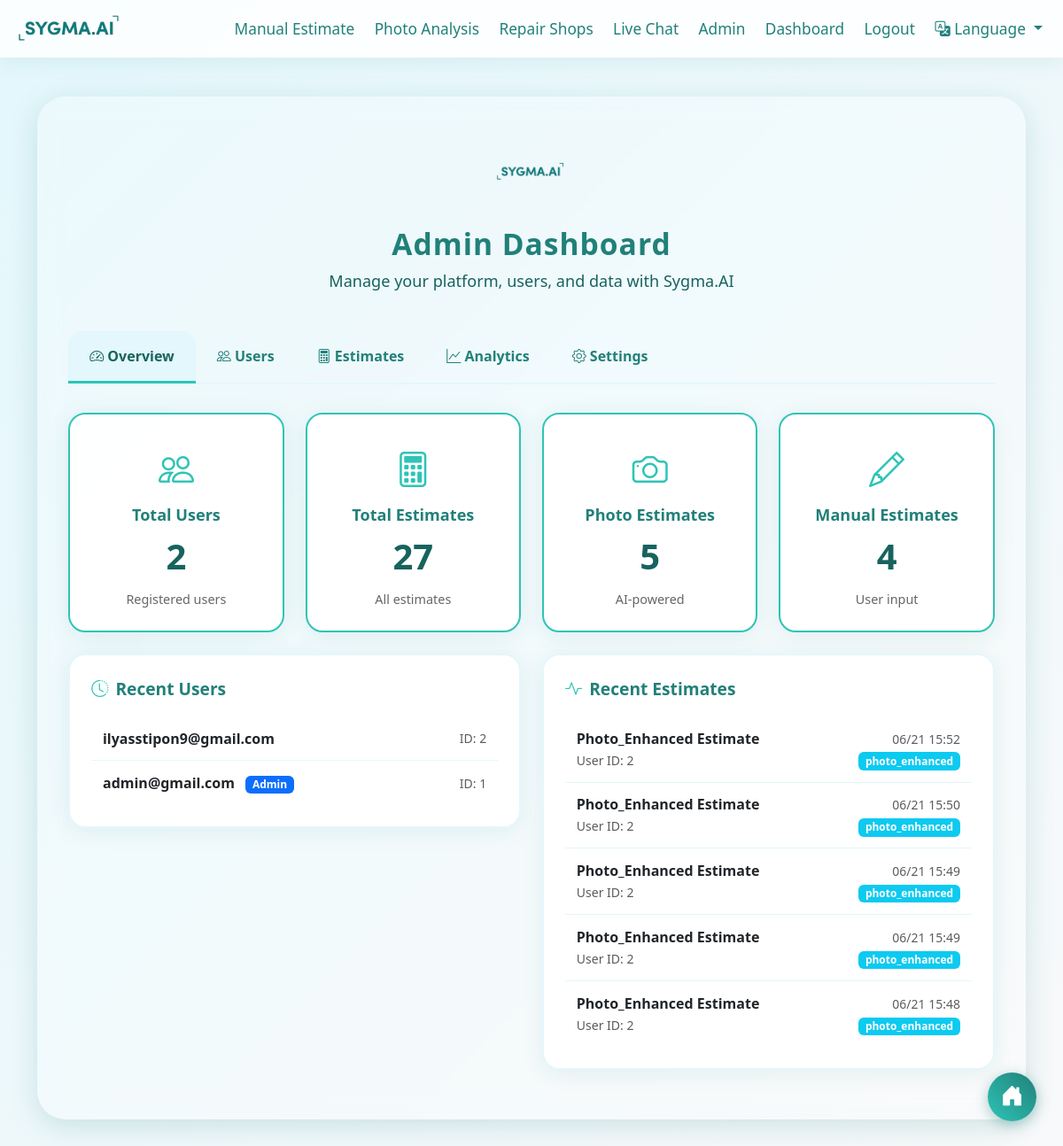
The page /admin (signed in) on the database its author committed.
### models/user.py (models this page shows, shortened)
class User(UserMixin, db.Model):
    id = db.Column(db.Integer, primary_key=True)
    email = db.Column(db.String(120), unique=True, nullable=False)
    password_hash = db.Column(db.String(128), nullable=False)
    is_admin = db.Column(db.Boolean, default=False)

### models/estimate.py (models this page shows, shortened)
class Estimate(db.Model):
    id = db.Column(db.Integer, primary_key=True)
    user_id = db.Column(db.Integer, db.ForeignKey('user.id'), nullable=False)
    estimate_type = db.Column(db.String(50), nullable=False) # 'manual' or 'photo'
    predicted_cost = db.Column(db.String(100))
    timestamp = db.Column(db.DateTime, default=datetime.utcnow)
    car_brand = db.Column(db.String(100))
    car_model = db.Column(db.String(100))
    car_year = db.Column(db.Integer)
    damaged_part = db.Column(db.String(100))
    severity = db.Column(db.String(100))
    photo_filename = db.Column(db.String(200))
    photo_analysis_data = db.Column(db.Text) # Storing JSON results as text
    user = db.relationship('User', backref=db.backref('estimates', lazy=True))

### blueprints/admin/routes.py (the view)
@admin_bp.route('/admin')
@login_required
def admin_dashboard():
    if not getattr(current_user, 'is_admin', False):
        return abort(403)
    stats = {
        'total_users': User.query.count(),
        'total_estimates': Estimate.query.count(),
        'total_photos': Estimate.query.filter_by(estimate_type='photo').count(),
        'total_manual': Estimate.query.filter_by(estimate_type='manual').count(),
        'new_users_today': User.query.filter(
            User.id >= 1  # Assuming auto-increment, this gets recent users
        ).count(),
        'estimates_today': Estimate.query.filter(
            Estimate.timestamp >= datetime.utcnow().date()
        ).count()
    }
    recent_users = User.query.order_by(User.id.desc()).limit(5).all()
    recent_estimates = Estimate.query.order_by(Estimate.timestamp.desc()).limit(5).all()
    estimate_stats = {
        'photo_estimates': Estimate.query.filter_by(estimate_type='photo').count(),
        'manual_estimates': Estimate.query.filter_by(estimate_type='manual').count(),
        'avg_cost': 'N/A'  # Could be calculated if cost is stored as numeric
    }
    users = User.query.all()
    return render_template('admin/admin.html',
                         stats=stats,
                         users=users,
                         recent_users=recent_users,
                         recent_estimates=recent_estimates,
                         estimate_stats=estimate_stats)

### templates/admin/admin.html (shortened to what this page needs)
{% extends "base.html" %}
{% block content %}
<div class="admin-container">
    <div class="admin-header">
        <img src="/static/sygma_logo.png" alt="Sygma.AI Logo" class="admin-logo">
        <div class="admin-title">Admin Dashboard</div>
        <div class="admin-subtitle">Manage your platform, users, and data with Sygma.AI</div>
    </div>
    <ul class="nav nav-tabs" id="adminTabs" role="tablist">
        <li class="nav-item" role="presentation">
            <button class="nav-link active" id="overview-tab" data-bs-toggle="tab" data-bs-target="#overview" type="button" role="tab">
                <i class="bi bi-speedometer2"></i> Overview
            </button>
        </li>
        <li class="nav-item" role="presentation">
            <button class="nav-link" id="users-tab" data-bs-toggle="tab" data-bs-target="#users" type="button" role="tab">
                <i class="bi bi-people"></i> Users
            </button>
        </li>
        <li class="nav-item" role="presentation">
            <button class="nav-link" id="estimates-tab" data-bs-toggle="tab" data-bs-target="#estimates" type="button" role="tab">
                <i class="bi bi-calculator"></i> Estimates
            </button>
        </li>
        <li class="nav-item" role="presentation">
            <button class="nav-link" id="analytics-tab" data-bs-toggle="tab" data-bs-target="#analytics" type="button" role="tab">
                <i class="bi bi-graph-up"></i> Analytics
            </button>
        </li>
        <li class="nav-item" role="presentation">
            <button class="nav-link" id="settings-tab" data-bs-toggle="tab" data-bs-target="#settings" type="button" role="tab">
                <i class="bi bi-gear"></i> Settings
            </button>
        </li>
    </ul>
    <div class="tab-content" id="adminTabContent">
        <div class="tab-pane fade show active" id="overview" role="tabpanel">
            <div class="row g-4 mb-4">
                <div class="col-md-3">
                    <div class="stat-card">
                        <div class="stat-icon"><i class="bi bi-people"></i></div>
                        <div class="stat-title">Total Users</div>
                        <div class="stat-value">{{ stats.total_users }}</div>
                        <div class="stat-subtitle">Registered users</div>
                    </div>
                </div>
                <div class="col-md-3">
                    <div class="stat-card">
                        <div class="stat-icon"><i class="bi bi-calculator"></i></div>
                        <div class="stat-title">Total Estimates</div>
                        <div class="stat-value">{{ stats.total_estimates }}</div>
                        <div class="stat-subtitle">All estimates</div>
                    </div>
                </div>
                <div class="col-md-3">
                    <div class="stat-card">
                        <div class="stat-icon"><i class="bi bi-camera"></i></div>
                        <div class="stat-title">Photo Estimates</div>
                        <div class="stat-value">{{ stats.total_photos }}</div>
                        <div class="stat-subtitle">AI-powered</div>
                    </div>
                </div>
                <div class="col-md-3">
                    <div class="stat-card">
                        <div class="stat-icon"><i class="bi bi-pencil"></i></div>
                        <div class="stat-title">Manual Estimates</div>
                        <div class="stat-value">{{ stats.total_manual }}</div>
                        <div class="stat-subtitle">User input</div>
                    </div>
                </div>
            </div>
            <div class="row">
                <div class="col-md-6">
                    <div class="activity-card">
                        <div class="activity-title">
                            <i class="bi bi-clock-history"></i>
                            Recent Users
                        </div>
                        {% for user in recent_users %}
                        <div class="activity-item">
                            <div class="d-flex justify-content-between align-items-center">
                                <div>
                                    <strong>{{ user.email }}</strong>
                                    {% if user.is_admin %}
                                    <span class="badge bg-primary ms-2">Admin</span>
                                    {% endif %}
                                </div>
                                <small class="text-muted">ID: {{ user.id }}</small>
                            </div>
                        </div>
                        {% endfor %}
                    </div>
                </div>
                <div class="col-md-6">
                    <div class="activity-card">
                        <div class="activity-title">
                            <i class="bi bi-activity"></i>
                            Recent Estimates
                        </div>
                        {% for estimate in recent_estimates %}
                        <div class="activity-item">
                            <div class="d-flex justify-content-between align-items-center">
                                <div>
                                    <strong>{{ estimate.estimate_type.title() }} Estimate</strong>
                                    <br>
                                    <small class="text-muted">User ID: {{ estimate.user_id }}</small>
                                </div>
                                <div class="text-end">
                                    <small class="text-muted">{{ estimate.timestamp.strftime('%m/%d %H:%M') }}</small>
                                    <br>
                                    <span class="badge bg-{{ 'success' if estimate.estimate_type == 'photo' else 'info' }}">
                                        {{ estimate.estimate_type }}
                                    </span>
                                </div>
                            </div>
                        </div>
                        {% endfor %}
                    </div>
                </div>
            </div>
        </div>
    </div>
</div>
{% endblock %}

### templates/base.html (shortened to what this page needs)
<!DOCTYPE html>
<html lang="{{ get_locale() }}" {% if get_locale() == 'ar' %}dir="rtl"{% endif %}>
<head>
    <link href="https://cdn.jsdelivr.net/npm/bootstrap@5.3.2/dist/css/bootstrap.min.css" rel="stylesheet">
    <link rel="stylesheet" href="https://cdn.jsdelivr.net/npm/bootstrap-icons@1.10.5/font/bootstrap-icons.css">
</head>
<body>
{% block nav %}
<nav class="navbar navbar-expand-lg navbar-light bg-light fixed-top">
  <div class="container-fluid">
    <a class="navbar-brand" href="{{ url_for('home') }}">
      <img src="/static/sygma_logo.png" alt="Sygma.AI Logo" style="height: 135px; margin-right: 10px; vertical-align: middle;">
    </a>
    <div class="collapse navbar-collapse" id="navbarNav">
      <ul class="navbar-nav ms-auto">
        <li class="nav-item"><a class="nav-link" href="/estimate">{{ _('Manual Estimate') }}</a></li>
        <li class="nav-item"><a class="nav-link" href="/photo-analyze">{{ _('Photo Analysis') }}</a></li>
        <li class="nav-item"><a class="nav-link" href="/shops">{{ _('Repair Shops') }}</a></li>
        <li class="nav-item"><a class="nav-link" href="/chat">{{ _('Live Chat') }}</a></li>
        {% if current_user.is_authenticated %}
          {% if current_user.is_admin %}
          <li class="nav-item"><a class="nav-link" href="/admin">{{ _('Admin') }}</a></li>
          {% endif %}
        <li class="nav-item"><a class="nav-link" href="{{ url_for('dashboard.dashboard') }}">{{ _('Dashboard') }}</a></li>
        <li class="nav-item"><a class="nav-link" href="{{ url_for('auth.logout') }}">{{ _('Logout') }}</a></li>
        {% else %}
        <li class="nav-item"><a class="nav-link" href="{{ url_for('auth.login') }}">{{ _('Login/Register') }}</a></li>
        {% endif %}
      </ul>
      <ul class="navbar-nav">
        <li class="nav-item dropdown">
          <a class="nav-link dropdown-toggle" href="#" id="languageDropdown" role="button" data-bs-toggle="dropdown" aria-expanded="false">
            <i class="bi bi-translate"></i> {{ _('Language') }}
          </a>
        </li>
      </ul>
    </div>
  </div>
</nav>
{% endblock %}
<div class="container mt-4">
    {% block content %}{% endblock %}
</div>
{% if request.path != url_for('home') %}
<a href="{{ url_for('home') }}" class="back-to-home-btn" title="Back to Home">
    <i class="bi bi-house-door-fill"></i>
</a>
{% endif %}
</body>
</html>

### templates/base.html (style rules this page uses)
body { background: linear-gradient(135deg, #e3f7fc 0%, #f8f9fa 100%); min-height: 100vh; font-family: 'Segoe UI', Arial, sans-serif; padding-top: 85px; }
.navbar { background: rgba(255,255,255,0.85) !important; box-shadow: 0 4px 24px #21807a18; backdrop-filter: blur(8px); min-height: 65px; height: 65px; }
.navbar-brand { font-weight: 700; font-size: 1.45rem; color: #21807a !important; letter-spacing: 1px; display: flex; align-items: center; }
.navbar-brand img { height: 45px; margin-right: 10px; }
.navbar-nav .nav-link { color: #21807a !important; font-weight: 500; font-size: 1.08rem; border-radius: 1.2rem; margin: 0 0.2rem; transition: background 0.18s, color 0.18s; padding: 0.45rem 1.1rem; }
.back-to-home-btn { position: fixed; bottom: 30px; right: 30px; width: 55px; height: 55px; border-radius: 50%; background: linear-gradient(45deg, #2ec4b6, #21807a); color: white; display: flex; align-items: center; justify-content: center; font-size: 1.6rem; box-shadow: 0 4px 15px rgba(33, 128, 122, 0.4); transition: all 0.3s ease; z-index: 1030; border: none; }

### templates/admin/admin.html (style rules this page uses)
.admin-container { max-width: 1200px; margin: 1.5rem auto 2rem auto; border-radius: 2rem; box-shadow: 0 8px 32px 0 rgba(33,128,122,0.18); background: rgba(255,255,255,0.25); backdrop-filter: blur(12px); padding: 2.5rem 2.2rem 2rem 2.2rem; animation: fadeIn 1.1s cubic-bezier(.39,.575,.56,1.000); }
.admin-header { display: flex; flex-direction: column; align-items: center; margin-bottom: 2.2rem; }
.admin-logo { max-width: 90px; max-height: 90px; margin-bottom: 0.7rem; background: none; box-shadow: none; border-radius: 0; }
.admin-title { font-size: 2.1rem; font-weight: 800; color: #21807a; letter-spacing: 1px; margin-bottom: 0.2rem; }
.admin-subtitle { color: #17635e; font-size: 1.13rem; margin-bottom: 0.5rem; }
.nav-tabs { border-bottom: 2px solid #e3f7fc; margin-bottom: 2rem; }
.nav-tabs .nav-link { border: none; color: #21807a; font-weight: 600; padding: 1rem 1.5rem; border-radius: 1rem 1rem 0 0; transition: all 0.3s ease; }
.nav-tabs .nav-link.active { background: #e3f7fc; color: #17635e; border-bottom: 3px solid #2ec4b6; }
.stat-card { background: rgba(255,255,255,0.95); border-radius: 1.2rem; box-shadow: 0 4px 24px #21807a18; border: 2px solid #2ec4b6; padding: 2rem 1.5rem 1.5rem 1.5rem; text-align: center; transition: box-shadow 0.18s, border-color 0.18s, transform 0.18s; animation: fadeInCard 0.9s cubic-bezier(.39,.575,.56,1.000); height: 100%; }
.stat-icon { font-size: 2.5rem; color: #2ec4b6; margin-bottom: 0.5rem; }
.stat-title { font-size: 1.13rem; font-weight: 700; color: #21807a; margin-bottom: 0.2rem; }
.stat-value { font-size: 2.5rem; font-weight: 800; color: #17635e; }
.stat-subtitle { font-size: 0.9rem; color: #666; margin-top: 0.5rem; }
.activity-card { background: rgba(255,255,255,0.95); border-radius: 1.2rem; box-shadow: 0 4px 24px #21807a18; border: 2px solid #e3f7fc; padding: 1.5rem; margin-bottom: 1.5rem; }
.activity-title { font-size: 1.2rem; font-weight: 700; color: #21807a; margin-bottom: 1rem; display: flex; align-items: center; }
.activity-title i { margin-right: 0.5rem; color: #2ec4b6; }
.activity-item { padding: 0.8rem; border-bottom: 1px solid #e3f7fc; transition: background 0.2s ease; }
.activity-item:last-child { border-bottom: none; }

### rows shown on the page
User: email "ilyasstipon9@gmail.com", id "2"
User: email "admin@gmail.com", is_admin "Admin", id "1"
Estimate: estimate_type "Photo_Enhanced", user_id "2", timestamp "06/21 15:52", estimate_type "photo_enhanced"
Estimate: estimate_type "Photo_Enhanced", user_id "2", timestamp "06/21 15:50", estimate_type "photo_enhanced"
Estimate: estimate_type "Photo_Enhanced", user_id "2", timestamp "06/21 15:49", estimate_type "photo_enhanced"
Estimate: estimate_type "Photo_Enhanced", user_id "2", timestamp "06/21 15:49", estimate_type "photo_enhanced"
Estimate: estimate_type "Photo_Enhanced", user_id "2", timestamp "06/21 15:48", estimate_type "photo_enhanced"

### other values the page prints
{{ stats.total_users }} "2"
{{ stats.total_estimates }} "27"
{{ stats.total_photos }} "5"
{{ stats.total_manual }} "4"
